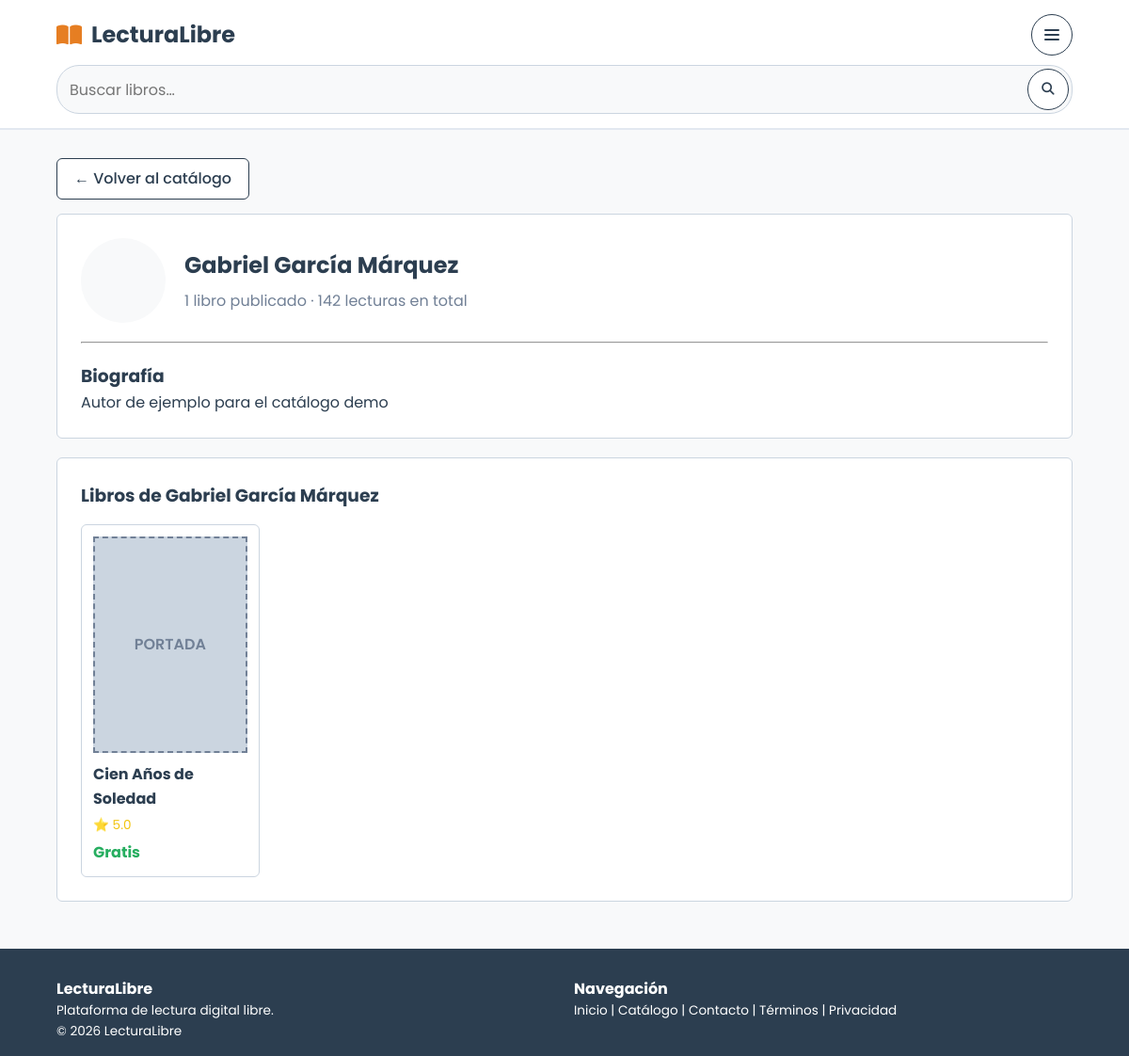
The app's page /autor.php?id=1 with its own data.
### tables this page shows
CREATE TABLE autores (
  id_autor INT NOT NULL AUTO_INCREMENT,
  nombre_artistico VARCHAR(100) NOT NULL,
  biografia TEXT,
  id_usuario INT,
  PRIMARY KEY (id_autor),
  UNIQUE KEY uq_autores_id_usuario (id_usuario),
  CONSTRAINT fk_autores_id_usuario FOREIGN KEY (id_usuario) REFERENCES usuarios(id_usuario) ON DELETE SET NULL ON UPDATE CASCADE
);

CREATE TABLE libros (
  id_libro INT NOT NULL AUTO_INCREMENT,
  titulo VARCHAR(200) NOT NULL,
  isbn VARCHAR(20),
  sinopsis TEXT,
  fecha_publicacion DATE,
  portada VARCHAR(255),
  archivo_pdf VARCHAR(255) NOT NULL,
  precio DECIMAL(10,2) NOT NULL DEFAULT 0.00,
  copias_disponibles INT NOT NULL DEFAULT 0,
  lecturas_acumuladas INT NOT NULL DEFAULT 0,
  estado ENUM('pendiente','aprobado','rechazado','baja') NOT NULL DEFAULT 'pendiente',
  id_autor INT NOT NULL,
  id_editorial INT,
  id_revisor INT,
  fecha_revision DATETIME,
  fecha_alta DATETIME NOT NULL DEFAULT CURRENT_TIMESTAMP,
  PRIMARY KEY (id_libro),
  UNIQUE KEY uq_libros_isbn (isbn),
  CONSTRAINT fk_libros_id_autor FOREIGN KEY (id_autor) REFERENCES autores(id_autor) ON DELETE RESTRICT ON UPDATE CASCADE,
  CONSTRAINT fk_libros_id_editorial FOREIGN KEY (id_editorial) REFERENCES editoriales(id_editorial) ON DELETE SET NULL ON UPDATE CASCADE,
  CONSTRAINT fk_libros_id_revisor FOREIGN KEY (id_revisor) REFERENCES usuarios(id_usuario) ON DELETE SET NULL ON UPDATE CASCADE
);

### autor.php (the view, shortened to what this page needs)
<?php
require_once 'config/conexion.php';
$id_autor = (int)($_GET['id'] ?? 0);
$stmt = $conn->prepare("SELECT id_autor, nombre_artistico, biografia FROM autores WHERE id_autor = ?");
$stmt->bind_param("i", $id_autor);
$stmt->execute();
$autor = $stmt->get_result()->fetch_assoc();
$libros = [];
if ($autor) {
    $stmt_l = $conn->prepare("
        SELECT l.id_libro, l.titulo, l.precio, l.portada, l.lecturas_acumuladas,
               (SELECT ROUND(AVG(r.puntuacion), 1) FROM resenas r
                 WHERE r.id_libro = l.id_libro AND r.estado = 'aprobada') AS promedio
        FROM libros l
        WHERE l.id_autor = ? AND l.estado = 'aprobado'
        ORDER BY l.fecha_publicacion DESC, l.titulo ASC
    ");
    $stmt_l->bind_param("i", $id_autor);
    $stmt_l->execute();
    $libros = $stmt_l->get_result()->fetch_all(MYSQLI_ASSOC);
}
$total_lecturas = array_sum(array_map(fn($l) => (int)$l['lecturas_acumuladas'], $libros));
?>
<!DOCTYPE html>
<html lang="es">
<head>
    <link rel="stylesheet" href="assets/css/estilos.css?v=5">
</head>
<body>
<header>
    <div class="container navbar">
        <a href="index.php" class="logo">
            <i class="fa-solid fa-book-open"></i><span>LecturaLibre</span>
        </a>
        <details class="nav-menu-toggle">
            <summary class="btn search-icon" aria-label="Menú" aria-controls="nav-menu">
                <i class="fa-solid fa-bars" aria-hidden="true"></i>
            </summary>
        </details>
        <form class="search-bar" action="catalogo.php" method="get" role="search">
            <input type="search" id="global-search" name="q" aria-label="Buscar por título, autor o categoría"
                   placeholder="Buscar libros…">
            <button type="submit" class="btn search-icon" aria-label="Buscar">
                <i class="fa-solid fa-magnifying-glass" aria-hidden="true"></i>
            </button>
        </form>
    </div>
</header>
<main class="container">
    <a href="catalogo.php" class="btn" style="margin-bottom: 15px;">&larr; Volver al catálogo</a>
    <?php if (!$autor): ?>
        <div style="background: white; padding: 25px; border-radius: var(--radius); border: 1px solid var(--wf-border);">
            <h2>Autor no encontrado</h2>
            <p>El autor que buscas no existe.</p>
        </div>
    <?php else: ?>
        <section style="background: white; padding: 25px; border-radius: var(--radius); border: 1px solid var(--wf-border); margin-bottom: 20px;">
            <div style="display: flex; gap: 20px; align-items: center; flex-wrap: wrap;">
                <div style="width: 90px; height: 90px; border-radius: 50%; background: var(--wf-bg); display: flex; align-items: center; justify-content: center; font-size: 2.2rem; color: var(--wf-gray);">
                </div>
                <div>
                    <h2 style="margin: 0;"><?= htmlspecialchars($autor['nombre_artistico']) ?></h2>
                    <p style="color: var(--wf-gray); margin-top: 6px;">
                        <?= count($libros) ?> <?= count($libros) === 1 ? 'libro publicado' : 'libros publicados' ?>
                        &middot; <?= $total_lecturas ?> lecturas en total
                    </p>
                </div>
            </div>
            <hr style="margin: 20px 0;">
            <h3>Biografía</h3>
            <?php if (!empty($autor['biografia'])): ?>
                <p><?= nl2br(htmlspecialchars($autor['biografia'])) ?></p>
            <?php else: ?>
                <p style="color: var(--wf-gray);"><em>Este autor aún no ha agregado su biografía.</em></p>
            <?php endif; ?>
        </section>
        <section style="background: white; padding: 25px; border-radius: var(--radius); border: 1px solid var(--wf-border);">
            <h3 style="margin-bottom: 15px;">Libros de <?= htmlspecialchars($autor['nombre_artistico']) ?></h3>
            <?php if (count($libros) === 0): ?>
                <p>Este autor todavía no tiene libros publicados.</p>
            <?php else: ?>
                <div style="display: grid; grid-template-columns: repeat(auto-fill, minmax(180px, 1fr)); gap: 20px;">
                    <?php foreach ($libros as $l): ?>
                        <?php $precio = ((float)$l['precio'] == 0) ? 'Gratis' : '$' . number_format((float)$l['precio'], 2); ?>
                        <a href="detalle.php?id=<?= (int)$l['id_libro'] ?>"
                           style="display: block; text-decoration: none; color: inherit; background: white; border: 1px solid var(--wf-border); border-radius: var(--radius); padding: 12px;">
                            <?php if (!empty($l['portada']) && is_file(__DIR__ . '/' . $l['portada'])): ?>
                                <img src="<?= htmlspecialchars($l['portada']) ?>"
                                     alt="Portada de <?= htmlspecialchars($l['titulo']) ?>"
                                     style="width: 100%; height: 230px; object-fit: cover; border-radius: 6px;">
                            <?php else: ?>
                                <div class="placeholder-box" style="width: 100%; height: 230px;">PORTADA</div>
                            <?php endif; ?>
                            <h4 style="margin: 10px 0 4px;"><?= htmlspecialchars($l['titulo']) ?></h4>
                            <div class="stars" style="font-size: 0.85rem;">⭐ <?= $l['promedio'] ?? 'Sin reseñas' ?></div>
                            <strong style="color: #27ae60;"><?= $precio ?></strong>
                        </a>
                    <?php endforeach; ?>
                </div>
            <?php endif; ?>
        </section>
    <?php endif; ?>
</main>
<footer>
    <div class="container footer-cols">
        <div>
            <h4>LecturaLibre</h4>
            <p style="font-size: 0.85rem;">Plataforma de lectura digital libre.</p>
            <p style="font-size: 0.85rem;">&copy; <?= date('Y') ?> LecturaLibre</p>
        </div>
        <nav aria-label="Navegación del pie de página">
            <h4>Navegación</h4>
            <p style="font-size: 0.85rem;">
                <a href="index.php">Inicio</a>
                <span aria-hidden="true"> | </span>
                <a href="catalogo.php">Catálogo</a>
                <span aria-hidden="true"> | </span>
                <a href="contacto.php">Contacto</a>
                <span aria-hidden="true"> | </span>
                <a href="terminos.php">Términos</a>
                <span aria-hidden="true"> | </span>
                <a href="privacidad.php">Privacidad</a>
            </p>
        </nav>
    </div>
</footer>
</body>
</html>

### assets/css/estilos.css (style rules this page uses)
:root { --wf-dark: #2c3e50; --wf-gray: #718096; --wf-light-gray: #e2e8f0; --wf-bg: #f8f9fa; --wf-white: #ffffff; --wf-accent: #e67e22; --wf-border: #cbd5e0; --radius: 6px; }
* { margin: 0; padding: 0; box-sizing: border-box; font-family: 'Poppins', sans-serif; }
body { background-color: var(--wf-bg); color: var(--wf-dark); line-height: 1.6; display: flex; flex-direction: column; min-height: 100vh; }
a { text-decoration: none; color: inherit; }
.container { width: 90%; max-width: 1200px; margin: 0 auto; }
main.container { flex: 1; margin-top: 30px; }
.btn { display: inline-flex; align-items: center; gap: 8px; justify-content: center; padding: 8px 18px; border-radius: var(--radius); font-weight: 500; cursor: pointer; border: 1px solid var(--wf-dark); background: var(--wf-white); color: var(--wf-dark); transition: all 0.2s ease; }
header { position: sticky; top: 0; background-color: var(--wf-white); border-bottom: 2px solid var(--wf-light-gray); z-index: 1000; }
.navbar { position: relative; display: flex; align-items: center; justify-content: space-between; padding: 15px 0; gap: 15px; }
.logo { font-size: 1.5rem; font-weight: 700; color: var(--wf-dark); display: flex; align-items: center; gap: 10px; cursor: pointer; }
.logo i { color: var(--wf-accent); }
.search-icon { width: 36px; height: 36px; padding: 0; border-radius: 50%; }
summary.search-icon { list-style: none; }
.search-bar { flex: 1 1 240px; min-width: 140px; max-width: 320px; display: flex; align-items: center; gap: 6px; padding: 3px; border: 1px solid var(--wf-border); border-radius: 24px; background: var(--wf-bg); }
.search-bar input { flex: 1; min-width: 0; padding: 8px 10px; border: 0; border-radius: 20px; background: transparent; color: var(--wf-dark); }
.search-bar .search-icon { flex: 0 0 auto; }
.nav-menu-toggle { display: none; }
.nav-menu-toggle .fa-bars::before { content: ""; display: block; width: 16px; height: 2px; border-radius: 2px; background: currentColor; box-shadow: 0 -5px currentColor, 0 5px currentColor; }
.placeholder-box { background: var(--wf-border); border: 2px dashed var(--wf-gray); display: flex; align-items: center; justify-content: center; color: var(--wf-gray); font-weight: 600; text-align: center; }
.stars { color: #f1c40f; margin: 5px 0; }
footer { background: var(--wf-dark); color: var(--wf-white); padding: 30px 0 15px; margin-top: 50px; }
.footer-cols { display: grid; grid-template-columns: repeat(auto-fit, minmax(200px, 1fr)); gap: 20px; }
@media screen and (max-width: 1200px) { header { position: static; } }
@media screen and (max-width: 1200px) { .navbar { flex-wrap: wrap; justify-content: flex-start; gap: 10px; } }
@media screen and (max-width: 1200px) { .navbar .logo { margin-right: auto; } }
@media screen and (max-width: 1200px) { .nav-menu-toggle { display: block; flex: 0 0 auto; } }
@media screen and (max-width: 1200px) { .navbar .btn { min-height: 44px; padding-inline: 12px; } }
@media screen and (max-width: 1200px) { .navbar .search-icon { width: 44px; height: 44px; padding: 0; } }
@media screen and (max-width: 1200px) { .search-bar { flex-basis: 100%; max-width: none; } }
@media screen and (max-width: 1200px) { .search-bar input { font-size: 16px; } }
.fa-solid, .fa-regular { display: inline-block; font-family: 'Font Awesome 6 Free'; font-style: normal; font-variant: normal; line-height: 1; text-rendering: auto; -webkit-font-smoothing: antialiased; -moz-osx-font-smoothing: grayscale; }
.fa-solid { font-weight: 900; }
.fa-book-open::before { content: "\f518"; }
.fa-magnifying-glass::before { content: "\f002"; }

### records on screen
autores: nombre_artistico "Gabriel García Márquez", biografia "Autor de ejemplo para el catálogo demo"
libros: lecturas_acumuladas "142", shows "PORTADA", titulo "Cien Años de Soledad", promedio "5.0", precio "Gratis"

### other values on screen
count($libros) "1"
